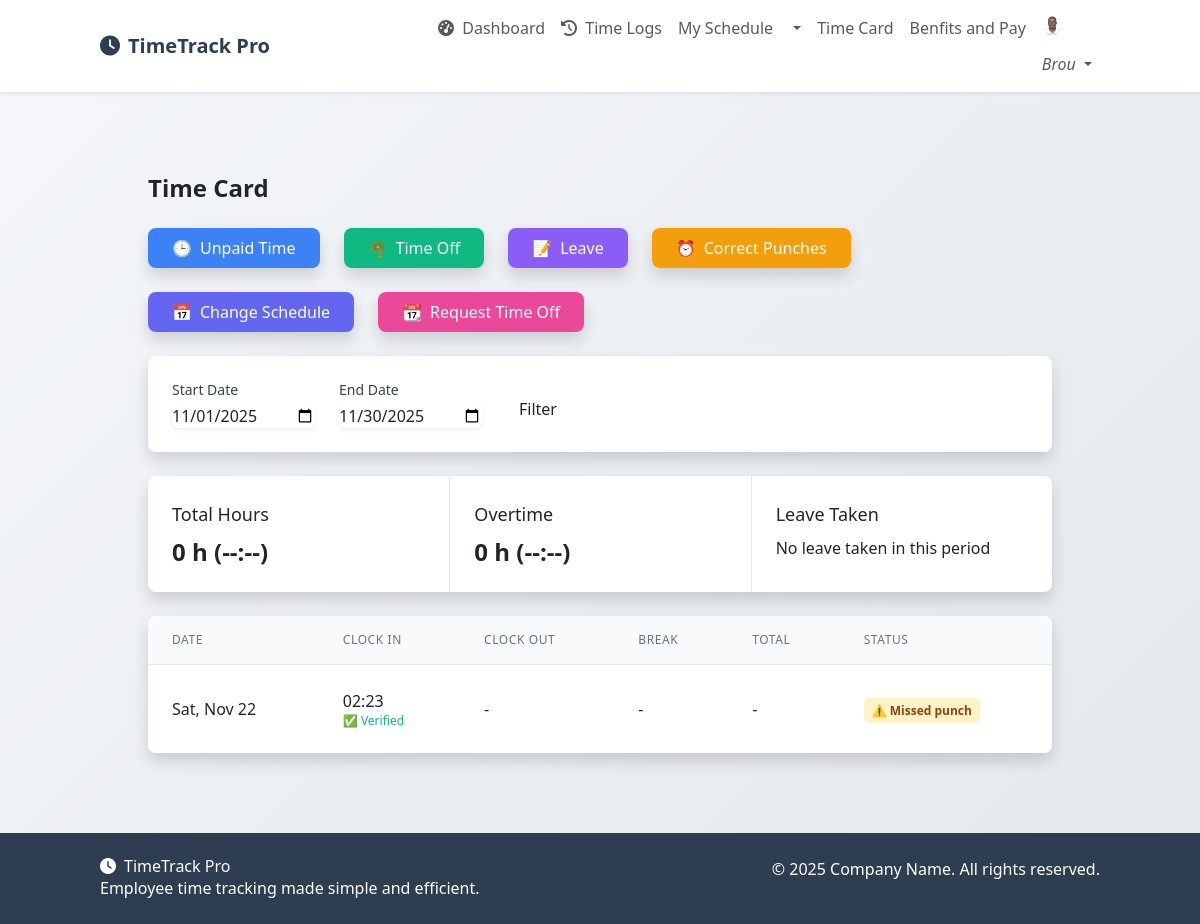
The app's page /attendance/timecard/ (signed in) with its own data.
### users/models.py (models this page shows, shortened)
class Employee(models.Model):
    user = models.OneToOneField(User, on_delete=models.CASCADE, related_name='employee_profile')  # <-- Add this line
    first_name = models.CharField(max_length=100)
    middle_name = models.CharField(max_length=100, blank=True, null=True)
    last_name = models.CharField(max_length=100)
    phone_number = models.CharField(max_length=15, unique=True, blank=True)
    gender = models.CharField(max_length=10, choices=gender_choices, blank=True)
    profile_image = models.ImageField(upload_to=UPLOAD_PATHS['profile_photos'], default='profile_photos/default.png')
    reference_photo = models.ImageField(upload_to=UPLOAD_PATHS['reference_photos'], null=True, blank=True)
    employee_id = models.CharField(max_length=20, unique=True)
    position = models.CharField(max_length=100, blank=True)
    department = models.CharField(max_length=100, blank=True)
    hourly_rate = models.DecimalField(max_digits=6, decimal_places=2, default=0.00)

### attendance/models.py (models this page shows, shortened)
class ShiftLog(models.Model):
    employee = models.ForeignKey(Employee, on_delete=models.CASCADE)
    clock_in = models.DateTimeField(null=True, blank=True)
    clock_in_photo = models.ImageField(upload_to=UPLOAD_PATHS['clock_in_photo'], null=True, blank=True)
    break_start = models.DateTimeField(null=True, blank=True)
    break_start_photo = models.ImageField(upload_to=UPLOAD_PATHS['break_start_photo'], null=True, blank=True)
    break_end = models.DateTimeField(null=True, blank=True)
    break_end_photo = models.ImageField(upload_to=UPLOAD_PATHS['break_end_photo'], null=True, blank=True)
    clock_out = models.DateTimeField(null=True, blank=True)
    clock_out_photo = models.ImageField(upload_to=UPLOAD_PATHS['clock_out_photo'], null=True, blank=True)

### attendance/views.py (the view)
# urls.py: path('timecard/', TimeCardView.as_view(), name='timecard'),
class TimeCardView(LoginRequiredMixin, DetailView):
    template_name = 'attendance/timecard.html'
    context_object_name = 'employee'
    def get_object(self):
        user = self.request.user
        if not isinstance(user, User):
            user = User.objects.get(username=user)
        try:
            employee = Employee.objects.get(user=user)
        except Employee.DoesNotExist:
            employee = Employee.get_for_user(user)
            print("this is where the leave stats", employee)
        return employee
    def get_context_data(self, **kwargs):
        context = super().get_context_data(**kwargs)
        employee = self.object
        today = timezone.now().date()
        start_date = self.request.GET.get('start_date', today.replace(day=1))
        end_date = self.request.GET.get(
            'end_date',
            today.replace(day=calendar.monthrange(today.year, today.month)[1])
        )
        if isinstance(start_date, str):
            start_date = datetime.strptime(start_date, '%Y-%m-%d').date()
        if isinstance(end_date, str):
            end_date = datetime.strptime(end_date, '%Y-%m-%d').date()
        shift_logs = ShiftLog.objects.filter(
            employee=employee,
            clock_in__date__gte=start_date,
            clock_in__date__lte=end_date
        ).order_by('clock_in')
        total_hours = timedelta()
        overtime_hours = timedelta()
        for log in shift_logs:
            if log.clock_in and log.clock_out:
                duration = log.clock_out - log.clock_in
                if log.break_start and log.break_end:
                    duration -= (log.break_end - log.break_start)
                log.worked_duration = duration
                total_hours += duration
                if duration > timedelta(hours=8):
                    overtime_hours += duration - timedelta(hours=8)
            else:
                log.worked_duration = None
        leave_stats = (
            LeaveRequest.objects.filter(
                employee=employee.pk,
                approved=True,
                start_date__lte=end_date,
                end_date__gte=start_date
            )
            .values('type')
            .annotate(
                days=Sum(
                    ExpressionWrapper(
                        Least(F('end_date'), end_date) - Greatest(F('start_date'), start_date) + Value(1),
                        output_field=IntegerField(),
                    )
                )
            )
        )
        context.update({
            'shift_logs': shift_logs,
            'start_date': start_date,
            'end_date': end_date,
            'total_hours': total_hours,
            'overtime_hours': overtime_hours,
            'leave_stats': leave_stats,
        })
        print('value of the context',leave_stats)
        return context

### attendance/templates/attendance/timecard.html
{% extends "users/base.html" %}
{% load static %}
{% load static time_filters %}
{% block content %}
<div class="container mx-auto px-5 py-8">
    <h1 class="text-2xl font-bold mb-6">Time Card</h1>
<div class="flex flex-wrap items-center gap-6 mb-6">
    <a href="{% url 'attendance:clock_out' %}"
       class="inline-flex items-center gap-2 bg-blue-500 hover:bg-blue-600 text-white font-medium px-4 py-2 rounded-lg shadow transition">
        🕒 <span>Unpaid Time</span>
    </a>
    <a href="{% url 'attendance:clock_out' %}"
       class="inline-flex items-center gap-2 bg-green-500 hover:bg-green-600 text-white font-medium px-4 py-2 rounded-lg shadow transition">
        🌴 <span>Time Off</span>
    </a>
    <a href="{% url 'attendance:clock_out' %}"
       class="inline-flex items-center gap-2 bg-purple-500 hover:bg-purple-600 text-white font-medium px-4 py-2 rounded-lg shadow transition">
        📝 <span>Leave</span>
    </a>
    <a href="{% url 'attendance:clock_out' %}"
       class="inline-flex items-center gap-2 bg-yellow-500 hover:bg-yellow-600 text-white font-medium px-4 py-2 rounded-lg shadow transition">
        ⏰ <span>Correct Punches</span>
    </a>
    <a href="{% url 'attendance:clock_out' %}"
       class="inline-flex items-center gap-2 bg-indigo-500 hover:bg-indigo-600 text-white font-medium px-4 py-2 rounded-lg shadow transition">
        📅 <span>Change Schedule</span>
    </a>
    <a href="{% url 'attendance:clock_out' %}"
       class="inline-flex items-center gap-2 bg-pink-500 hover:bg-pink-600 text-white font-medium px-4 py-2 rounded-lg shadow transition">
        📆 <span>Request Time Off</span>
    </a>
</div>
    <div class="mb-6 bg-white rounded-lg shadow p-4">
        <form method="get" class="flex flex-col md:flex-row gap-4">
            <div>
                <label for="start_date" class="block text-sm font-medium text-gray-700">Start Date</label>
                <input type="date" name="start_date" id="start_date"
                       value="{{ start_date|date:'Y-m-d' }}"
                       class="mt-1 block w-full rounded-md border-gray-300 shadow-sm">
            </div>
            <div>
                <label for="end_date" class="block text-sm font-medium text-gray-700">End Date</label>
                <input type="date" name="end_date" id="end_date"
                       value="{{ end_date|date:'Y-m-d' }}"
                       class="mt-1 block w-full rounded-md border-gray-300 shadow-sm">
            </div>
            <div class="flex items-end">
                <button type="submit" class="btn btn-blue">Filter</button>
            </div>
        </form>
    </div>
    <div class="mb-6 bg-white rounded-lg shadow overflow-hidden">
        <div class="grid grid-cols-1 md:grid-cols-3 divide-y md:divide-y-0 md:divide-x">
            <div class="p-4">
                <h3 class="text-lg font-medium mb-2">Total Hours</h3>
                <p class="text-2xl font-bold">
                    {{ total_hours|hours }} h ({{ total_hours|hhmm }})
                </p>
            </div>
            <div class="p-4">
                <h3 class="text-lg font-medium mb-2">Overtime</h3>
                <p class="text-2xl font-bold">
                    {{ overtime_hours|hours }} h ({{ overtime_hours|hhmm }})
                </p>
            </div>
            <div class="p-4">
                <h3 class="text-lg font-medium mb-2">Leave Taken</h3>
                <div class="space-y-1">
                    {% for stat in leave_stats %}
                    <div class="flex justify-between">
                        <span>{{ stat.type }}:</span>
                        <span>{{ stat.days }} day{{ stat.days|pluralize }}</span>
                    </div>
                    {% empty %}
                    <p>No leave taken in this period</p>
                    {% endfor %}
                </div>
            </div>
        </div>
    </div>
    <div class="bg-white rounded-lg shadow overflow-hidden">
        <table class="min-w-full divide-y divide-gray-200">
            <thead class="bg-gray-50">
                <tr>
                    <th class="px-6 py-3 text-left text-xs font-medium text-gray-500 uppercase tracking-wider">Date</th>
                    <th class="px-6 py-3 text-left text-xs font-medium text-gray-500 uppercase tracking-wider">Clock In</th>
                    <th class="px-6 py-3 text-left text-xs font-medium text-gray-500 uppercase tracking-wider">Clock Out</th>
                    <th class="px-6 py-3 text-left text-xs font-medium text-gray-500 uppercase tracking-wider">Break</th>
                    <th class="px-6 py-3 text-left text-xs font-medium text-gray-500 uppercase tracking-wider">Total</th>
                    <th class="px-6 py-3 text-left text-xs font-medium text-gray-500 uppercase tracking-wider">Status</th>
                </tr>
            </thead>
            <tbody class="bg-white divide-y divide-gray-200">
                {% for log in shift_logs %}
                <tr>
                    <td class="px-6 py-4 whitespace-nowrap">
                        {{ log.clock_in.date|date:"D, M j" }}
                    </td>
                    <td class="px-6 py-4 whitespace-nowrap">
                        {% if log.clock_in %}
                            {{ log.clock_in.time|time:"H:i" }}
                            <span class="block text-xs {% if log.clock_in_photo %}text-green-500{% else %}text-red-500{% endif %}">
                                {% if log.clock_in_photo %}✅ Verified{% else %}❌ No photo{% endif %}
                            </span>
                        {% else %}
                            -
                        {% endif %}
                    </td>
                    <td class="px-6 py-4 whitespace-nowrap">
                        {% if log.clock_out %}
                            {{ log.clock_out.time|time:"H:i" }}
                            <span class="block text-xs {% if log.clock_out_photo %}text-green-500{% else %}text-red-500{% endif %}">
                                {% if log.clock_out_photo %}✅ Verified{% else %}❌ No photo{% endif %}
                            </span>
                        {% else %}
                            -
                        {% endif %}
                    </td>
                    <td class="px-6 py-4 whitespace-nowrap">
                        {% if log.break_start and log.break_end %}
                            {{ log.break_start.time|time:"H:i" }} - {{ log.break_end.time|time:"H:i" }}
                            ({{ log.break_end|timeuntil:log.break_start }})
                        {% elif log.break_start %}
                            Started at {{ log.break_start.time|time:"H:i" }} (not ended)
                        {% else %}
                            -
                        {% endif %}
                    </td>
                    <td class="px-6 py-4 whitespace-nowrap">
                        {% if log.worked_duration %}
                            {{ log.worked_duration|hhmm }} ({{ log.worked_duration|hours }} h)
                        {% else %}
                            -
                        {% endif %}
                    </td>
                    <td class="px-6 py-4 whitespace-nowrap">
                        {% if not log.clock_out %}
                            <span class="px-2 py-1 text-xs font-semibold rounded bg-yellow-100 text-yellow-800">
                                ⚠️ Missed punch
                            </span>
                        {% elif log.clock_in_photo and log.clock_out_photo %}
                            <span class="px-2 py-1 text-xs font-semibold rounded bg-green-100 text-green-800">
                                ✅ Complete
                            </span>
                        {% else %}
                            <span class="px-2 py-1 text-xs font-semibold rounded bg-red-100 text-red-800">
                                ❌ Incomplete
                            </span>
                        {% endif %}
                    </td>
                </tr>
                {% empty %}
                <tr>
                    <td colspan="6" class="px-6 py-4 text-center text-gray-500">
                        No attendance records found for this period
                    </td>
                </tr>
                {% endfor %}
            </tbody>
        </table>
    </div>
</div>
{% endblock %}

### users/templates/users/base.html (shortened to what this page needs)
<!DOCTYPE html>
<html lang="en">
<head>
  <link href="https://cdn.jsdelivr.net/npm/bootstrap@5.3.0/dist/css/bootstrap.min.css" rel="stylesheet">
  <link rel="stylesheet" href="https://cdnjs.cloudflare.com/ajax/libs/font-awesome/6.4.0/css/all.min.css">
    <link href="https://cdn.jsdelivr.net/npm/tailwindcss@2.2.19/dist/tailwind.min.css" rel="stylesheet">
</head>
<body>
  <nav class="navbar navbar-expand-lg navbar-light bg-white shadow-sm">
    <div class="container">
      <a class="navbar-brand" href="#">
        <i class="fas fa-clock me-2"></i>TimeTrack Pro
      </a>
      <div class="collapse navbar-collapse" id="navbarNav">
        <ul class="navbar-nav ms-auto">
          {% if user.is_authenticated %}
            <li class="nav-item">
              <a class="nav-link" href="{% url 'attendance:dashboard' %}"><i class="fas fa-tachometer-alt me-1"></i> Dashboard</a>
            </li>
            <li class="nav-item">
              <a class="nav-link" href="{% url 'attendance:clock_in' %}"><i class="fas fa-history me-1"></i> Time Logs</a>
            </li>
            <li class="nav-item dropdown">
          <li class="nav-item"><a href="{% url 'attendance:calendar' %}" class="nav-link">My Schedule</a></li>
            <li class="nav-item dropdown">
              <a class="nav-link dropdown-toggle" href="#" id="navbarDropdown1" role="button" data-bs-toggle="dropdown">
              </a>
            </li>
          <li class="nav-item"><a href="{% url 'attendance:timecard' %}" class="nav-link">Time Card</a></li>
            <li class="nav-item dropdown">
                <li class="nav-item"><a href="{% url 'attendance:calendar' %}" class="nav-link">Benfits and Pay</a></li>
              <a class="nav-link dropdown-toggle" href="#" id="navbarDropdown" role="button" data-bs-toggle="dropdown">
                <i>
                    <img src="{{ employee.profile_image.url }}"
                         alt="Profile Image"
                         class="rounded-circle mb-3"
                         width="20"
                         height="20">
                    {{ user.get_short_name }}
                </i>
              </a>
            </li>
          {% endif %}
        </ul>
      </div>
    </div>
  </nav>
  <main class="container my-5">
    {% block content %}{% endblock %}
  </main>
  <footer class="py-4 mt-5">
    <div class="container">
      <div class="row">
        <div class="col-md-6">
          <h5><i class="fas fa-clock me-2"></i>TimeTrack Pro</h5>
          <p class="mb-0">Employee time tracking made simple and efficient.</p>
        </div>
        <div class="col-md-6 text-md-end">
          <p class="mb-0">© {% now "Y" %} Company Name. All rights reserved.</p>
        </div>
      </div>
    </div>
  </footer>
</body>
</html>

### records on screen
Employee: profile_image (picture)
ShiftLog: clock_in "Sat, Nov 22", clock_in.time "02:23", shows "✅ Verified", shows "⚠️ Missed punch"

### other values on screen
{{ user.get_short_name }} "Brou"
{{ total_hours|hours }} "0"
{{ total_hours|hhmm }} "--:--"
{{ overtime_hours|hours }} "0"
{{ overtime_hours|hhmm }} "--:--"
